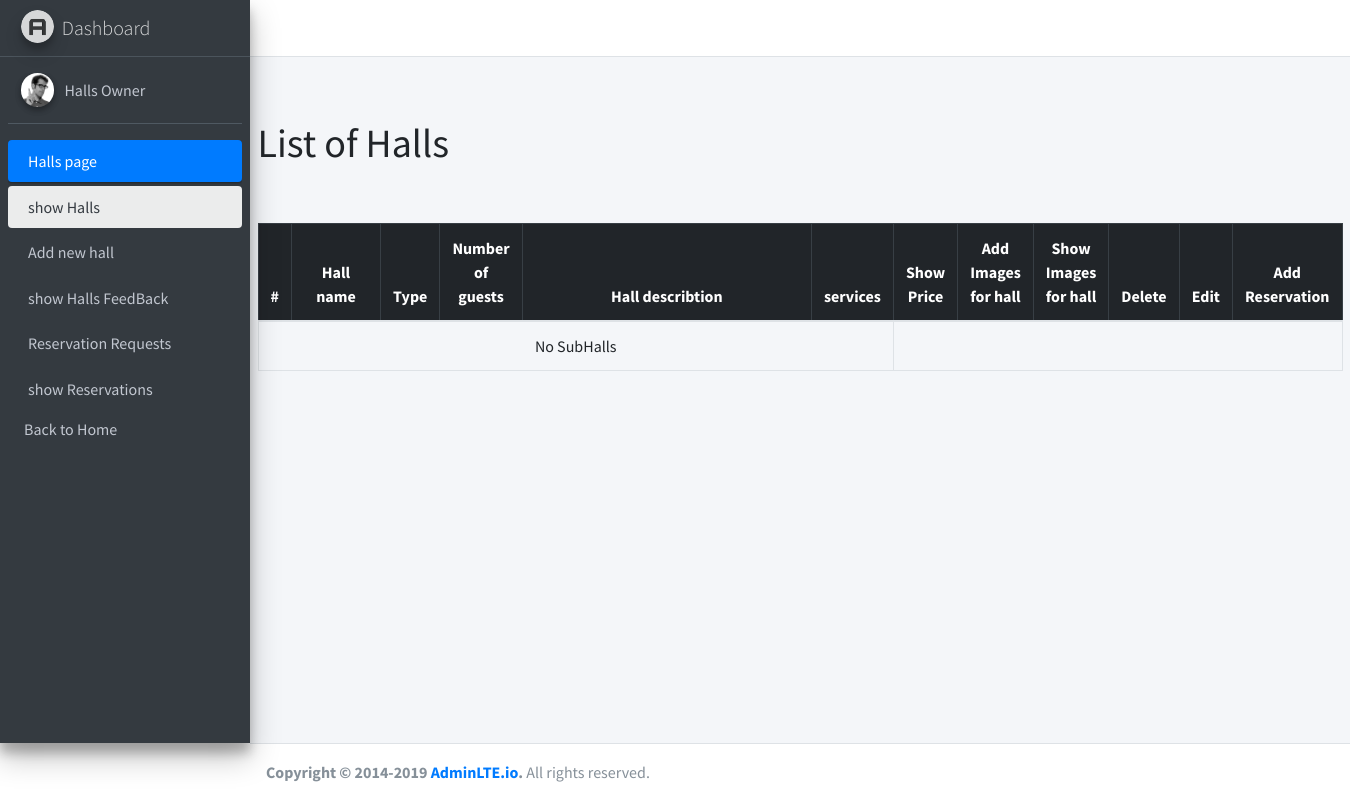
The app's page /admin/showsubhalls.php?hallId=97 (signed in), older data.
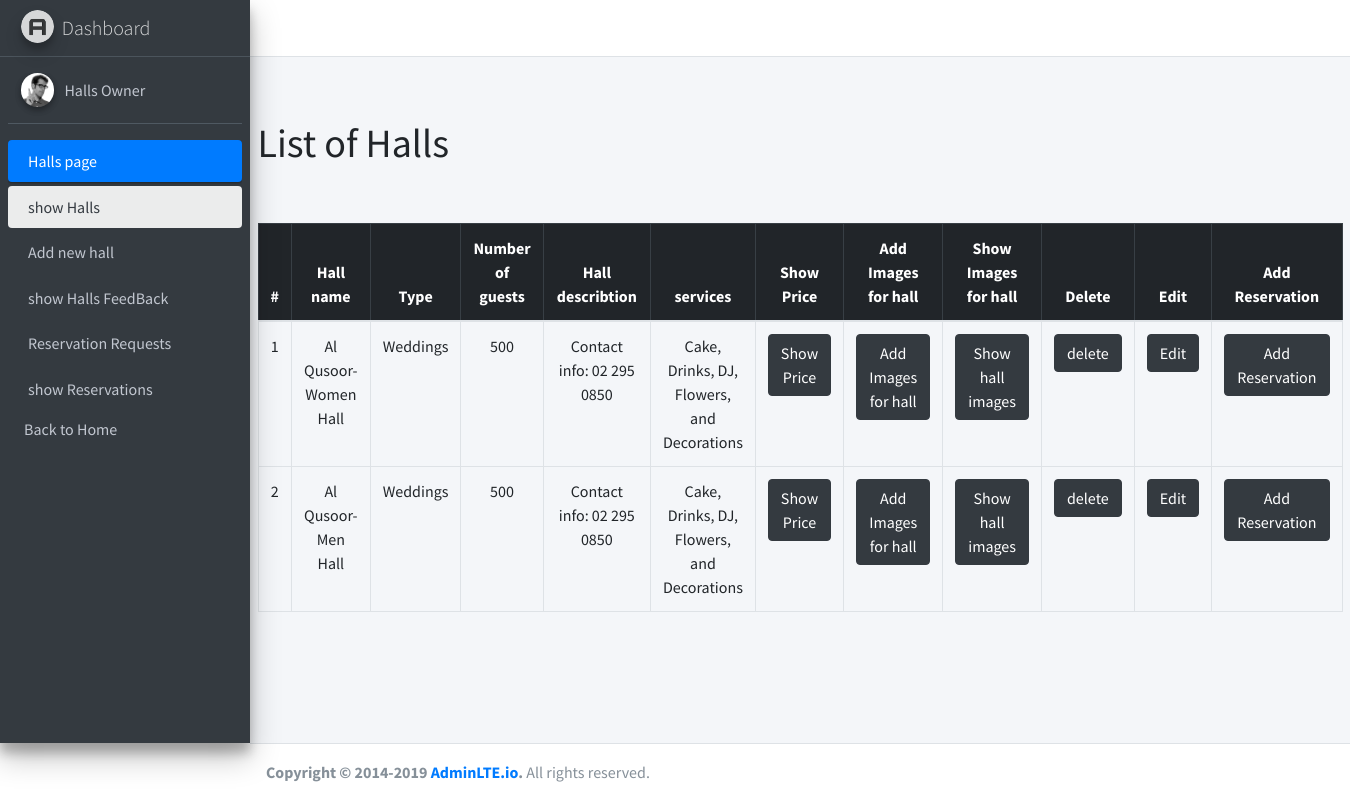
The same page, newer data.
### tables this page shows
CREATE TABLE `subhalls` (
  `id` int NOT NULL,
  `name` varchar(200) NOT NULL,
  `type` int NOT NULL,
  `number_of_guests` int NOT NULL,
  `hall_describtion` varchar(500) NOT NULL,
  `services` varchar(500) NOT NULL,
  `image_view` varchar(300) NOT NULL,
  `hall_id` int NOT NULL,
  `num_of_reservation` int NOT NULL DEFAULT '0',
  `price` int NOT NULL
);

### admin/handlers/get-subhall.php (called while the page is built)
<?php
$hall_id=$_GET['hallId'];
$test= $hall_id;
$sql="SELECT h.id,h.name,h.type, h.number_of_guests,h.hall_describtion,h.services,h.num_of_reservation FROM subhalls h where h.hall_id ='$test'";
$sqlResult=mysqli_query($conn,$sql);
$hallData=mysqli_fetch_all($sqlResult);
?>

### admin/showsubhalls.php (the view, shortened to what this page needs)
<?php session_start();
require("handlers/db.php");
$hallId = $_GET['hallId'];
require("handlers/get-subhall.php");
$sql="SELECT h.id,h.name,h.type,h.number_of_guests,h.hall_describtion,h.services FROM subhalls h where h.hall_id = '$hallId' ";
$query=mysqli_query($conn,$sql);
if(mysqli_num_rows($query)>0){
    $halls=mysqli_fetch_all($query,MYSQLI_ASSOC);
}
require("inc/header.php");
?>
<main role="main" class="flex-shrink-0 ">
        <div class="container">
        <br>
            <h1>List of Halls</h1>
            <br>
        <br>
            <table class="table table-bordered text-center justify-content-start">
                <thead  class="table-dark">
                    <tr>
                    <th scope="col">#</th>
                    <th scope="col"  style="width:10%">Hall name</th>
                    <th scope="col">Type</th>
                    <th scope="col">Number of guests</th>
                    <th scope="col"style="width:40%">Hall describtion</th>
                    <th scope="col"> services</th>
                    <th scope="col"> Show Price</th>
                    <th scope="col">Add Images for hall</th>
                    <th scope="col">Show Images for hall</th>
                    <th scope="col">Delete</th>
                    <th scope="col">Edit</th>
                    <th scope="col">Add Reservation</th>
                    </tr>
                </thead>
                <tbody>
<?php
if(isset($halls)){
foreach($hallData as $index=>$halls){?>
    <tr>
    <td><?=$index+1;?></td>
    <td><?=$halls[1];?></td>
    <td><?php
    if ($halls[2]=='1'){
echo "Weddings";
}else if ($halls[2]=='2'){
    echo "Meetings";
}
else if ($halls[2]=='3'){
    echo "Weddings and Meetings";
}
?></td>
    <td><?=$halls[3];?></td>
    <td><?=$halls[4];?></td>
    <td><?=$halls[5];?></td>
    <td><a href="showprice.php?hallId=<?= $halls[0];?>"class="btn btn-dark">Show Price</a></td>
    <td><a href="hallimages.php?hallId=<?= $halls[0];?>"class="btn btn-dark">Add Images for hall</a></td>
    <td><a href="showimages.php?hallId=<?= $halls[0];?>"class="btn btn-dark">Show hall images</a></td>
   <td><a href="handlers/deletesubhall.php?hallId=<?= $halls[0];?>"class="btn btn-dark">delete</a></td>
   <td><a href="edit-subhall.php?hallId=<?= $halls[0];?>"class="btn btn-dark">Edit</a></td>
   <td><a href="AddReservations.php?hallId=<?= $halls[0];?>"class="btn btn-dark">Add Reservation</a></td>
    </tr>
<?php }
}
else{?>
  <tr>
    <td colspan="6" class="text-center">No SubHalls</td>
  </tr>
  <?php
} ?>
                </tbody>
            </table>
        </div>
    </main>
  <?php
require("inc/footer.php");
?>

Row changes from the older to the newer data that the page shows:
added subhalls: name "Al Qusoor-Women Hall", type "Weddings", number_of_guests "500", hall_describtion "Contact info: 02 295 0850", services "Cake, Drinks, DJ, Flowers, and Decorations"
added subhalls: name "Al Qusoor-Men Hall", type "Weddings", number_of_guests "500", hall_describtion "Contact info: 02 295 0850", services "Cake, Drinks, DJ, Flowers, and Decorations"
Text that changed along with them:
text no longer shown: "No SubHalls"
